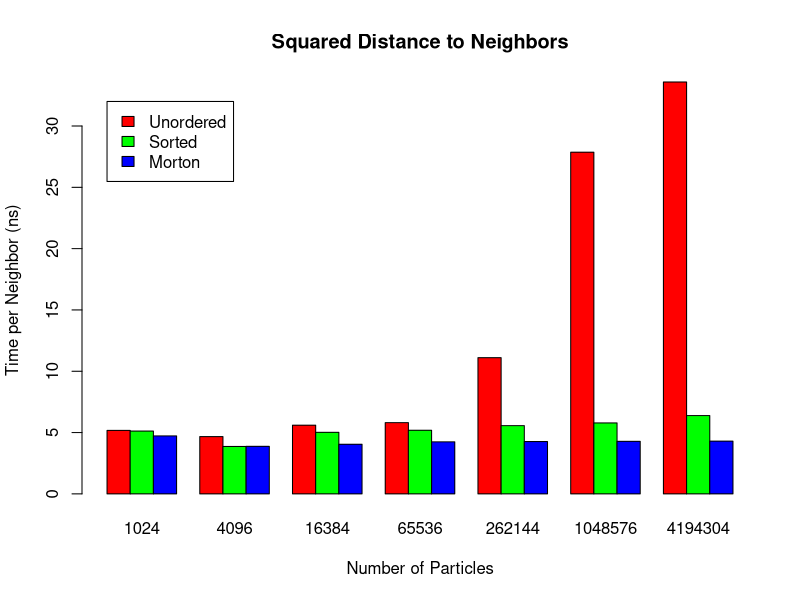

The R source for this figure:
#! /usr/bin/env Rscript

x <- read.csv('neighborsSqDist.csv', row.names='Particles')
pdf('neighborsSqDist.pdf')
barplot(t(as.matrix(x)), beside=T, col=rainbow(3),
        main='Squared Distance to Neighbors',
        xlab='Number of Particles',
        ylab='Time per Neighbor (ns)')
legend(1, 32, names(x), fill=rainbow(3))
dev.off()
